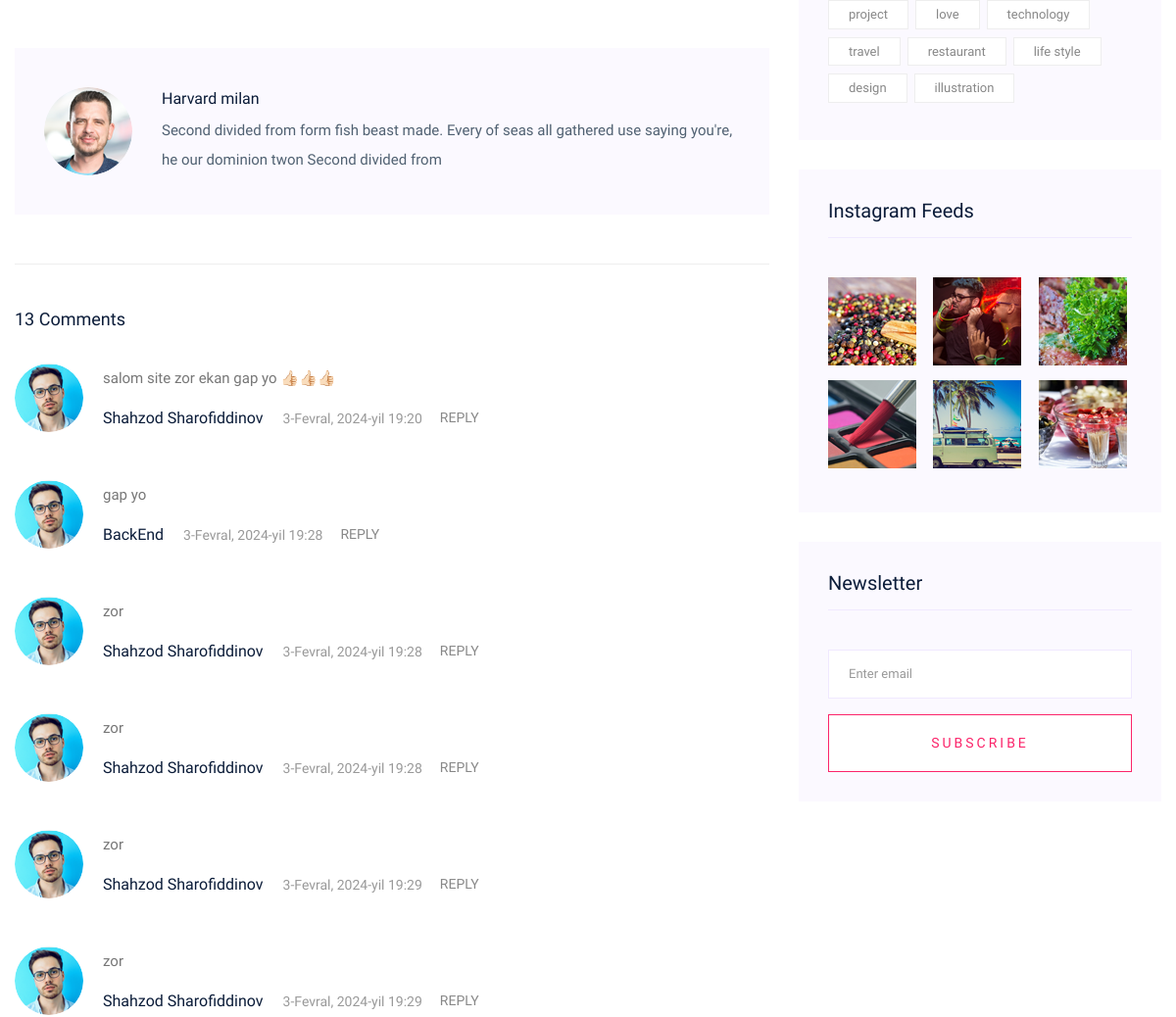
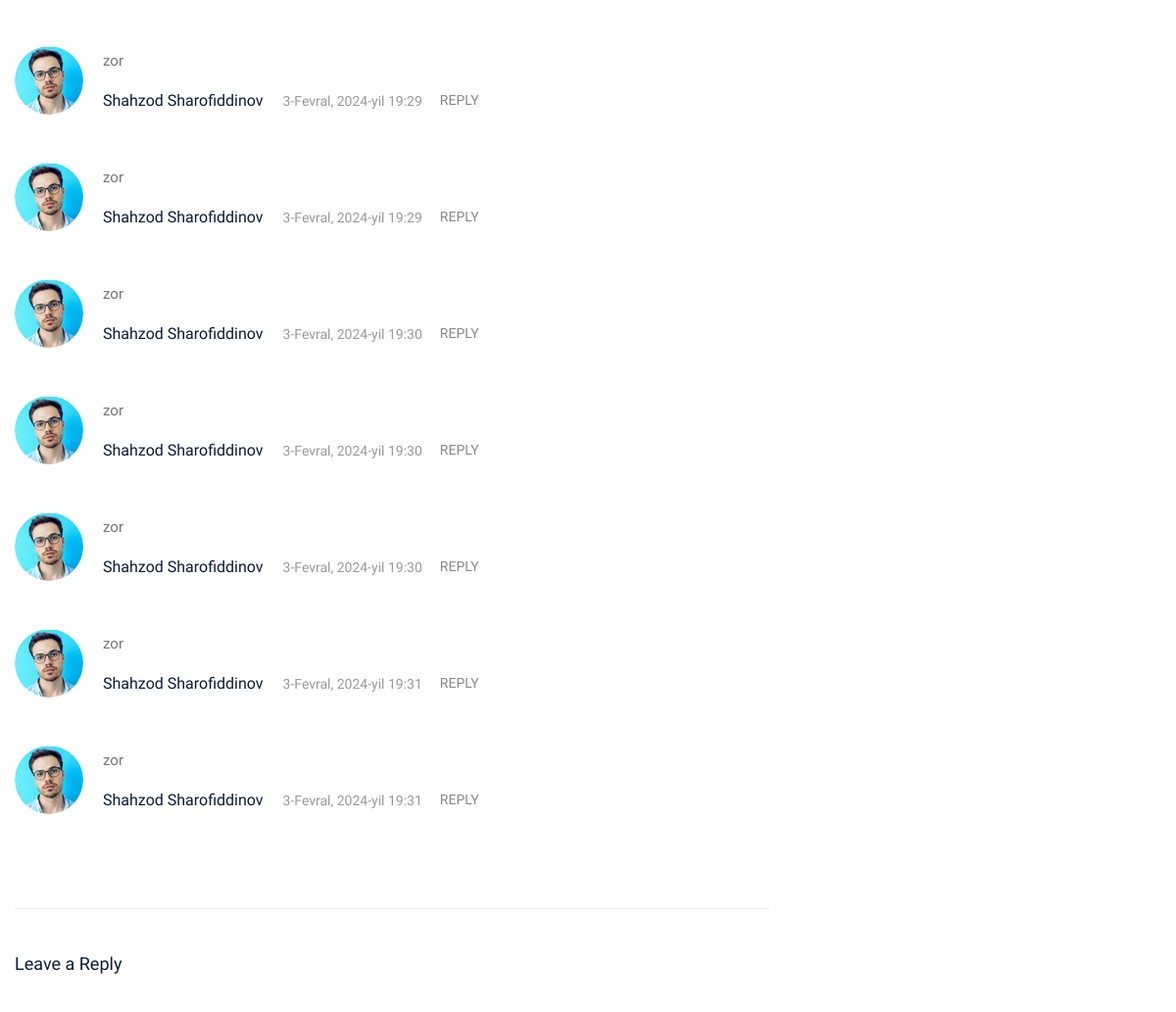
The app's page /single_blog/1/ (middle part), older data (2 pictures, top to bottom).
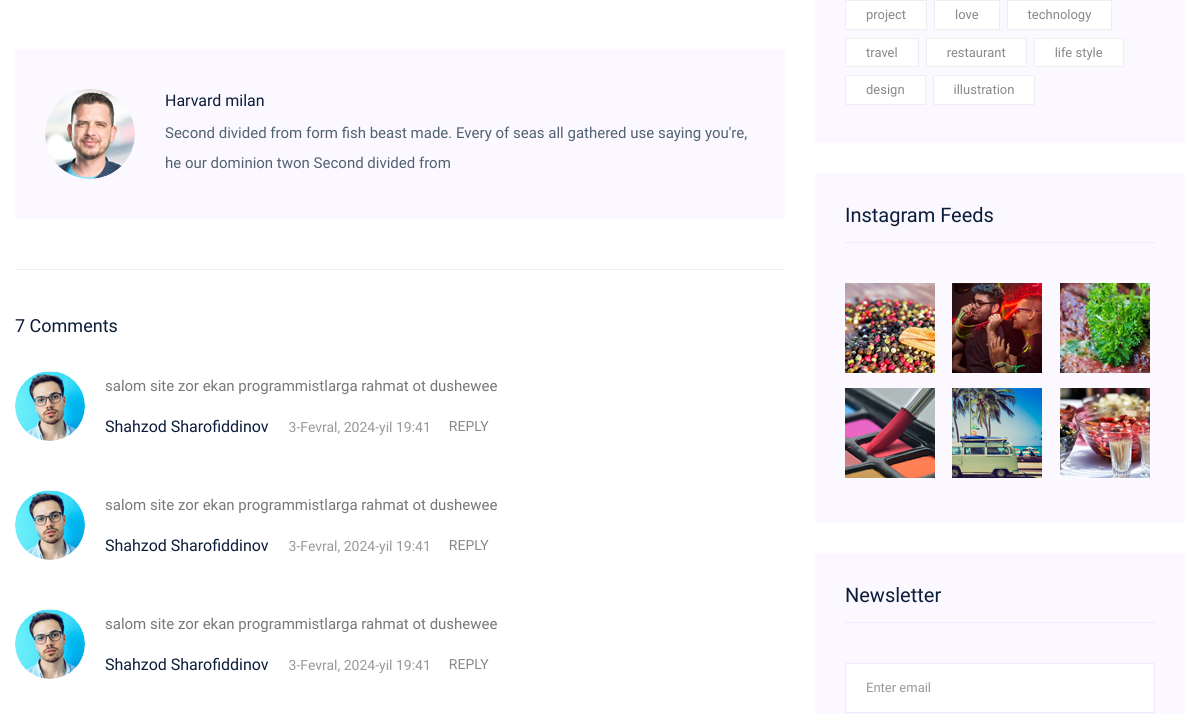
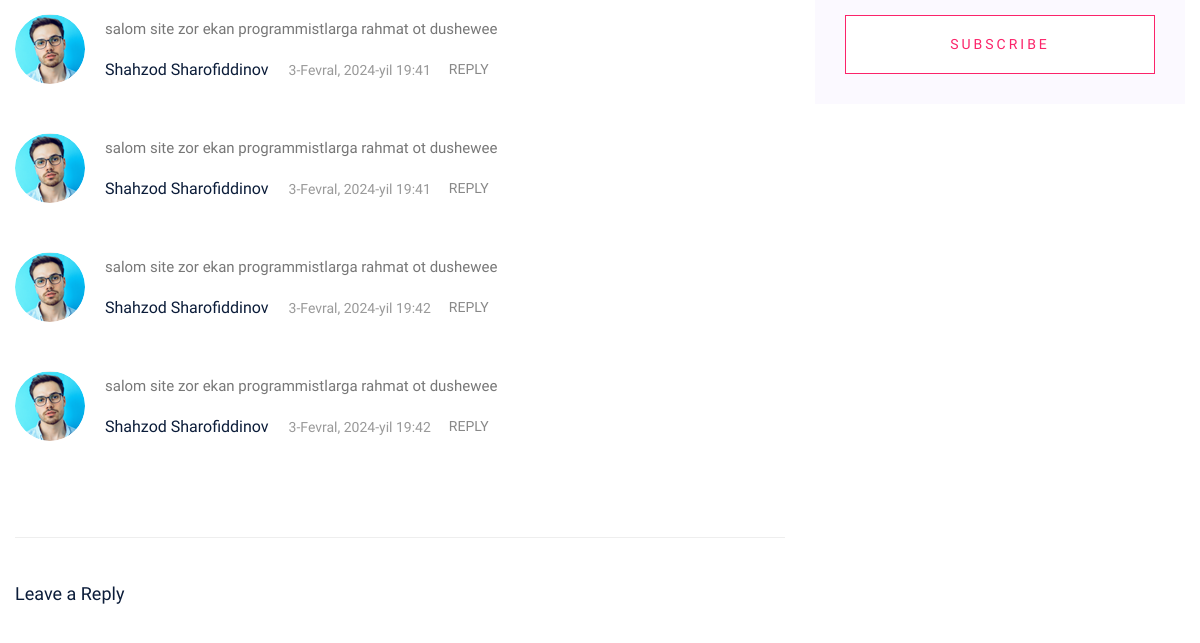
The same page, newer data (2 pictures, top to bottom).
### pages/models.py (models this page shows, shortened)
class Comment(models.Model):
    text = models.TextField()
    email = models.EmailField()
    name = models.CharField(max_length=30)
    web_url = models.URLField()
    date = models.DateTimeField(auto_now_add=True)

### pages/views.py (the view, shortened to what this page needs)
# urls.py: path('single_blog/<int:pk>/', Single_Blog, name='single_blog'),
def Single_Blog(request, pk):
    blog_post = get_object_or_404(News, pk=pk)
    comment_data = Comment.objects.all()
    comment_soni = Comment.objects.count()
    context = {
        'blog_post': blog_post,
        'comment_data':comment_data,
        'comment_soni':comment_soni
    }
    return render(request, 'single-blog.html', context)

### templates/single-blog.html (shortened to what the changed rows need)
<!doctype html>
<html class="no-js" lang="zxx">
{% include "header.html" %}
<body>
   <section class="blog_area single-post-area section-padding">
      <div class="container">
         <div class="row">
            <div class="col-lg-8 posts-list">
               <div class="comments-area">
                  <h4>{{comment_soni}} Comments</h4>
               {% for g in comment_data %}
                  <div class="comment-list">
                     <div class="single-comment justify-content-between d-flex">
                        <div class="user justify-content-between d-flex">
                           <div class="thumb">
                              <img src="/static/img/comment/comment_1.png" alt="">
                           </div>
                           <div class="desc">
                              <p class="comment">
                                 {{g.text}}
                              </p>
                              <div class="d-flex justify-content-between">
                                 <div class="d-flex align-items-center">
                                    <h5>
                                       <a href="#">{{g.name}}</a>
                                    </h5>
                                    <p class="date">{{g.date}} </p>
                                 </div>
                                 <div class="reply-btn">
                                    <a href="#" class="btn-reply text-uppercase">reply</a>
                                 </div>
                              </div>
                           </div>
                        </div>
                     </div>
                  </div>
               {% endfor %}
               </div>
            </div>
         </div>
      </div>
   </section>
</body>
</html>

Row changes from the older to the newer data that the page shows:
removed Comment: text "salom site zor ekan gap yo 👍🏻👍🏻👍🏻", name "Shahzod Sharofiddinov", date "3-Fevral, 2024-yil 19:20"
removed Comment: text "gap yo", name "BackEnd", date "3-Fevral, 2024-yil 19:28"
removed Comment: text "zor", name "Shahzod Sharofiddinov", date "3-Fevral, 2024-yil 19:28"
removed Comment: text "zor", name "Shahzod Sharofiddinov", date "3-Fevral, 2024-yil 19:28"
removed Comment: text "zor", name "Shahzod Sharofiddinov", date "3-Fevral, 2024-yil 19:29"
removed Comment: text "zor", name "Shahzod Sharofiddinov", date "3-Fevral, 2024-yil 19:29"
removed Comment: text "zor", name "Shahzod Sharofiddinov", date "3-Fevral, 2024-yil 19:29"
removed Comment: text "zor", name "Shahzod Sharofiddinov", date "3-Fevral, 2024-yil 19:29"
removed Comment: text "zor", name "Shahzod Sharofiddinov", date "3-Fevral, 2024-yil 19:30"
removed Comment: text "zor", name "Shahzod Sharofiddinov", date "3-Fevral, 2024-yil 19:30"
removed Comment: text "zor", name "Shahzod Sharofiddinov", date "3-Fevral, 2024-yil 19:30"
removed Comment: text "zor", name "Shahzod Sharofiddinov", date "3-Fevral, 2024-yil 19:31"
removed Comment: text "zor", name "Shahzod Sharofiddinov", date "3-Fevral, 2024-yil 19:31"
added Comment: text "salom site zor ekan programmistlarga rahmat ot dushewee", name "Shahzod Sharofiddinov", date "3-Fevral, 2024-yil 19:41"
added Comment: text "salom site zor ekan programmistlarga rahmat ot dushewee", name "Shahzod Sharofiddinov", date "3-Fevral, 2024-yil 19:41"
added Comment: text "salom site zor ekan programmistlarga rahmat ot dushewee", name "Shahzod Sharofiddinov", date "3-Fevral, 2024-yil 19:41"
added Comment: text "salom site zor ekan programmistlarga rahmat ot dushewee", name "Shahzod Sharofiddinov", date "3-Fevral, 2024-yil 19:41"
added Comment: text "salom site zor ekan programmistlarga rahmat ot dushewee", name "Shahzod Sharofiddinov", date "3-Fevral, 2024-yil 19:41"
added Comment: text "salom site zor ekan programmistlarga rahmat ot dushewee", name "Shahzod Sharofiddinov", date "3-Fevral, 2024-yil 19:42"
added Comment: text "salom site zor ekan programmistlarga rahmat ot dushewee", name "Shahzod Sharofiddinov", date "3-Fevral, 2024-yil 19:42"
Text that changed along with them:
{{ comment_soni }}: "13" → "7"
